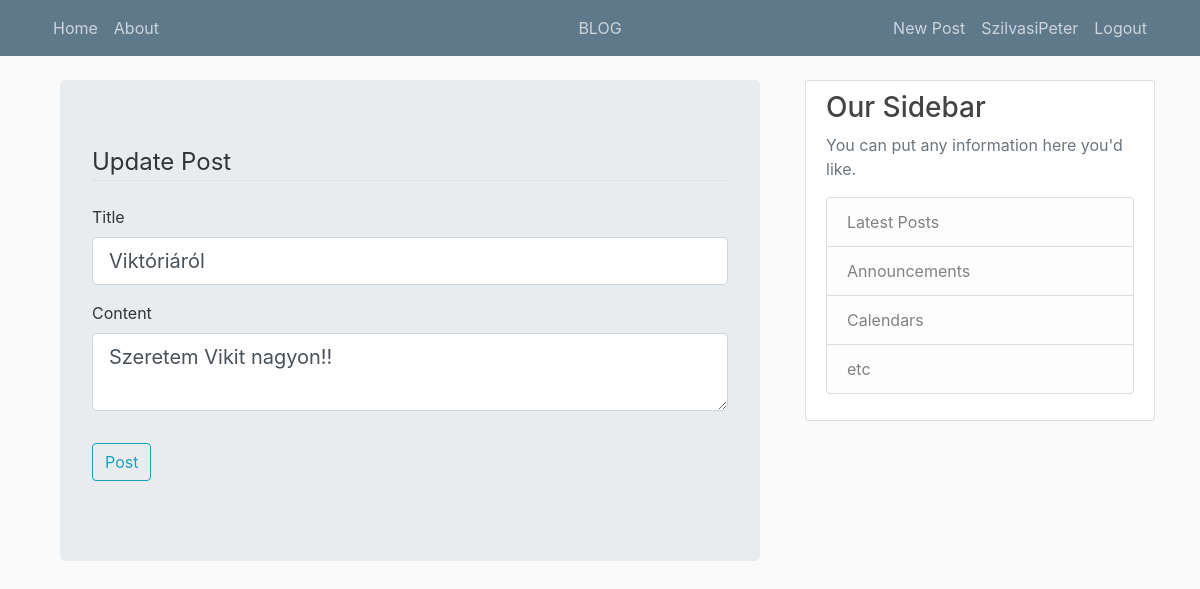
Before: /blogpost/3/update (signed in) with the older database file.
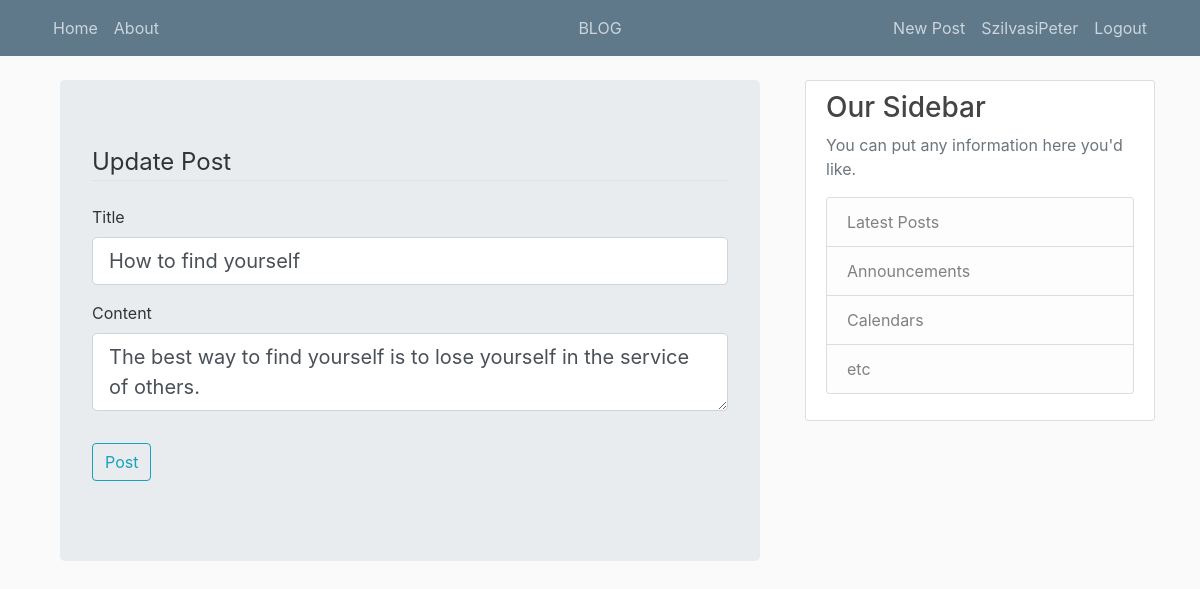
After: the same page with the newer database file.
### app/models.py (models this page shows, shortened)
class Post(db.Model):
	id = db.Column(db.Integer, primary_key=True)
	title = db.Column(db.String(100), nullable=False)
	date_posted = db.Column(db.DateTime, nullable=False, default=datetime.utcnow)
	content = db.Column(db.Text, nullable=False)
	user_id = db.Column(db.Integer, db.ForeignKey('user.id'), nullable=False)

### app/views.py (the view)
@app.route('/blogpost/<int:post_id>/update', methods=['GET', 'POST'])
@login_required
def update_post(post_id):
	post = Post.query.get_or_404(post_id)
	if post.author != current_user:
		abort(403)
	form = PostForm()
	if form.validate_on_submit():
		post.title = form.title.data
		post.content = form.content.data
		db.session.commit() # Dont need to add, because they are already there
		flash('Your post has been updated', 'success')
		return redirect(url_for('post', post_id=post_id))
	elif request.method == 'GET':
		form.title.data = post.title
		form.content.data = post.content
	return render_template('create_blog_post.html', title='Update Post', form=form, legend='Update Post')

### app/forms.py
class PostForm(FlaskForm):
	title = StringField('Title', validators=[DataRequired()])
	content = TextAreaField('Content', validators=[DataRequired()])
	submit = SubmitField('Post')

### app/models.py (called while the page is built)
@login_manager.user_loader
def load_user(user_id):
	return User.query.get(int(user_id))

### app/templates/create_blog_post.html (shortened to what this page needs)
{% extends "layout.html" %}
{% block content %}
	<div class="container center_div">
	<div class="jumbotron">
		<form method="POST" action="">
			<fieldset class="form-group">
				<legend class="border-bottom mb-4">{{ legend }}</legend>
				<div class="form-group">
					{{ form.title.label(class="form-control-label") }}
					{% if form.title.errors%}
						{{ form.title(class="form-control form-control-lg is-invalid") }}
						<div class="invalid-feedback">
							{% for error in form.title.errors %}
								<span>{{ error }}</span>
							{% endfor %}
						</div>
					{% else %}
						{{ form.title(class="form-control form-control-lg") }}
					{% endif %}
				</div>
				<div class="form-group">
					{{ form.content.label(class="form-control-label") }}
					{% if form.content.errors%}
						{{ form.content(class="form-control form-control-lg is-invalid") }}
						<div class="invalid-feedback">
							{% for error in form.content.errors %}
								<span>{{ error }}</span>
							{% endfor %}
						</div>
					{% else %}
						{{ form.content(class="form-control form-control-lg") }}
					{% endif %}
				</div>
			</fieldset>
			<div class="form-group">
				{{ form.submit(class="btn btn-outline-info")}}
			</div>
		</form>
	</div>
</div>
{% endblock content %}

Changed rows visible on the page:
changed Post: title "Viktóriáról" → "How to find yourself"; content "Szeretem Vikit nagyon!!" → "The best way to find yourself is to lose yourself in the service of others."
